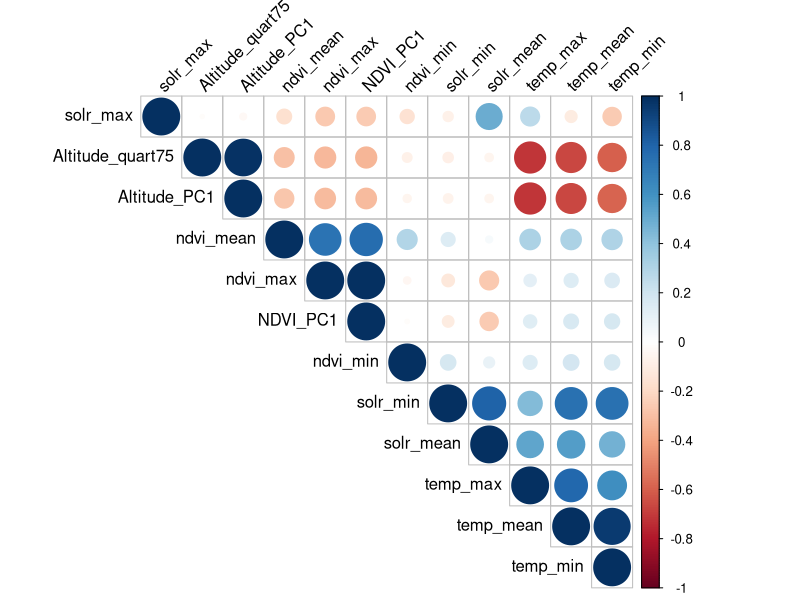
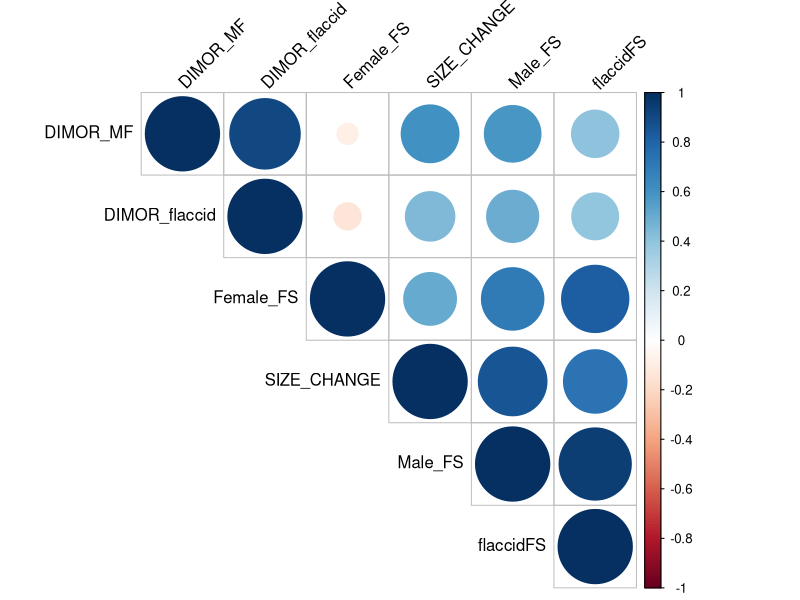

Write R code to recreate these figures, in order.
library(corrplot)

############### pairwise correlation test ###########
data<- read.csv("sexually_selected_traits.csv",header=T,row.names = 1)
cor<- cor(data[,1:5],method = "spearman")
round(cor, 3)


data_env <- read.csv("environmental_variables.csv",header=T)
res <- cor(data_env[,5:16],method = "pearson")
round(res, 3)
corrplot(res, type = "upper", order = "hclust", 
         tl.col = "black", tl.srt = 45)

response<- read.csv("responses_bare_parts.csv",header=T)
test<- cor(response[,2:7],method = "spearman")
round(test, 3)
corrplot(test, type = "upper", order = "hclust", 
         tl.col = "black", tl.srt = 45)

############### validation of data set ###########
Buchholz <- read.csv("Buchholz data.csv",header=T)
cor1<- cor.test(Buchholz[,4],Buchholz[,5],method = "spearman")
cor2<- cor.test(Buchholz[43:234,4],Buchholz[43:234,5],method = "spearman")
cor3<- cor.test(Buchholz[90:234,4],Buchholz[90:234,5],method = "spearman")

Smith <- read.csv("Smith data.csv",header=T)
cor1<- cor.test(Smith[,5],Smith[,7],method = "spearman")
cor2<- cor.test(Smith[1:30,5],Smith[1:30,7],method = "spearman")


############### PCA of environmental variables ###########
pca1<- prcomp(data_env[,3:5]) # altitude
pca2<- prcomp(data_env[,6:8]) # NDVI
pca3<- prcomp(data_env[,9:11]) # Solar
pca4<- prcomp(data_env[,12:14]) # temp
